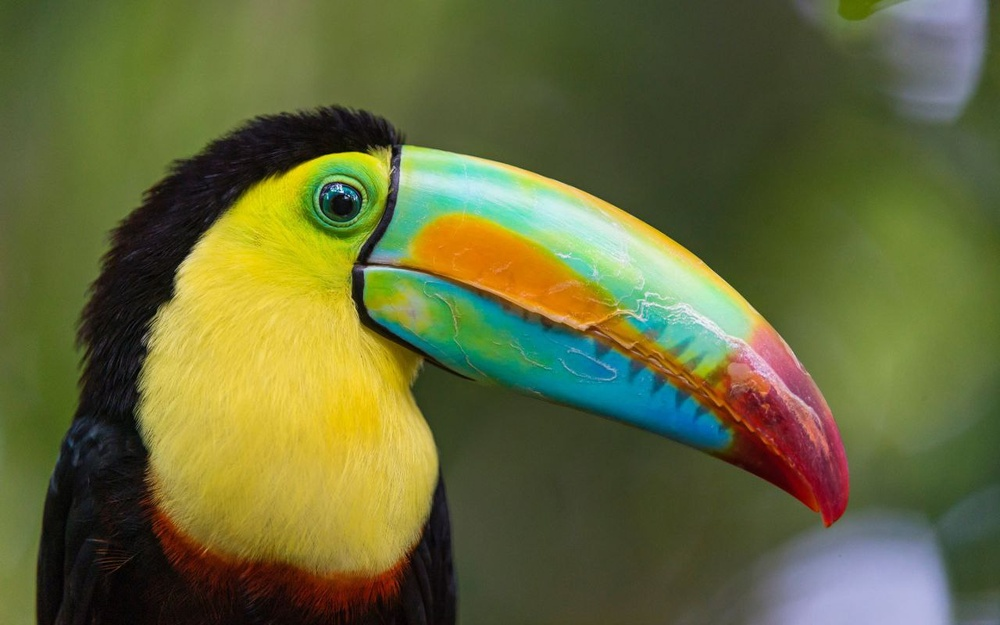
#> input picture pic.jpg, 1000 x 625 px, shrunk from 1280 x 800 before the run
$ jupyter execute --allow-errors CHW3.ipynb   (shell and % lines are left out)
#> lines starting #> are read from the running program, lines starting #| are printed output that depends on the picture
<h1 align="center">Mathematical Methods In Engineering - 25872</h1>
<h4 align="center">Dr. Amiri</h4>
<h4 align="center">Sharif University of Technology, Fall 2023</h4>
<h4 align="center">Python Assignment 3</h4>
<h5 align="center"><font color="cyan"> Feel free to contact TA team for any possible questions about the assignment </font>
 </h5>
<h5 align="center"> <font color="cyan"> Questions 1,2: @mh_momeni  -  Question 2,3: @Mahdi_h721 </font> </h5>

You should write your code in the <font color='green'>Code Cell</font> and then run the <font color='green'>Evaluation Cell</font> to check the correctness of your code.<br>
<font color='red'>**Please do not edit the codes in the Evaluation Cells.**</font>

##  Q1. Implementing QR Factorization <sub><sup>``(40 pt.)``</sup></sub>

>In this question, we are going to use QR factorization in computing eigenvalues. It is an important building block in numerical linear algebra. Recall that for any matrix $A$
, $A=QR$
 where $Q$
 is orthogonal and $R$
 is upper-triangular.

 **Reminder**: The QR algorithm, uses the QR decomposition, but don't confuse the two.

[cell 1]
import numpy as np
np.set_printoptions(suppress=True, precision=4)

[cell 2]
n = 5
A = np.random.rand(n,n)
npQ, npR = np.linalg.qr(A)

Check that Q is orthogonal:

[cell 3]
np.allclose(np.eye(n), npQ @ npQ.T), np.allclose(np.eye(n), npQ.T @ npQ)

Check that R is triangular

[cell 4]
npR

### Gram-Schmidt

#### Classical Gram-Schmidt (unstable)

For each $j$
, calculate a single projection

$$v_j=P_ja_j$$

where $P_j$
 projects onto the space orthogonal to the span of $q_1,…,q_{j−1}$
.

[cell 5]
def cgs(A):
    # Get the shape of the matrix A
    m, n = A.shape
    # Initialize Q and R as zero matrices of the same shape as A
    Q = np.zeros([m,n], dtype=np.float64)
    R = np.zeros([n,n], dtype=np.float64)
    ##Your Code start here
    # Loop over the columns of A
    for j in range(n):
        # Copy the j-th column of A as v
        v = A[:, j].copy()
        # Loop over the previous columns of Q
        for i in range(j):
            # Compute the inner product of Q[:, i] and A[:, j] and store it in R[i, j]
            R[i, j] = np.inner(Q[:, i], A[:, j])
            # Subtract the projection of v onto Q[:, i] from v
            v -= R[i, j] * Q[:, i]

        # Normalize v and store it in Q[:, j]
        Q[:, j] = v / np.linalg.norm(v)
        # Compute the inner product of Q[:, j] and A[:, j] and store it in R[j, j]
        R[j, j] = np.inner(Q[:, j], A[:, j])
    ##Your Code ends here
    # Return Q and R
    return Q, R

[cell 6]
Q, R = cgs(A)
np.allclose(A, Q @ R)

Check if Q is unitary:

[cell 7]
np.allclose(np.eye(len(Q)), Q.dot(Q.T))

### Modified Gram-Schmidt (optional)

Classical (unstable) Gram-Schmidt: for each $j$
, calculate a single projection
$$v_j=P_ja_j$$
where $P_j$
 projects onto the space orthogonal to the span of $q_1,…,q_{j−1}$
.

Modified Gram-Schmidt: for each $j$
, calculate $j−1$
 projections
$$P_j=P_{⊥q_{j−1}⋯⊥q_2⊥q_1}$$

[cell 8]
n = 3
A = np.random.rand(n,n).astype(np.float64)

[cell 9]
def mgs(A):
    # Make a copy of A as a floating point matrix and assign it to V
    V = np.array(A, dtype=np.float64)
    # Get the dimensions of A
    m, n = A.shape
    # Initialize Q and R as zero matrices of the same size as A
    Q = np.zeros([m, n], dtype=np.float64)
    R = np.zeros([n, n], dtype=np.float64)
    ##Your Code start here
    # Loop over the indices of the columns of A
    for vec_idx in range(n):
        # Extract the vec_idx-th column of V as v_j
        v_j = V[:, vec_idx]
        # Compute the norm of v_j and store it in R[vec_idx, vec_idx]
        R[vec_idx, vec_idx] = np.linalg.norm(v_j)
        # Divide v_j by its norm and store it in Q[:, vec_idx]
        Q[:, vec_idx] = v_j / R[vec_idx, vec_idx]
        # Loop over the indices of the columns of V that come after vec_idx
        for span_base_idx in range(vec_idx + 1, n):
            # Compute the dot product of Q[:, vec_idx] and V[:, span_base_idx] and store it in R[vec_idx, span_base_idx]
            R[vec_idx, span_base_idx] = np.dot(Q[:, vec_idx], V[:, span_base_idx])
            # Subtract the projection of V[:, span_base_idx] onto Q[:, vec_idx] from V[:, span_base_idx]
            V[:, span_base_idx] -= R[vec_idx, span_base_idx] * Q[:, vec_idx]
    ##Your Code ends here
    # Return Q and R
    return Q, R

[cell 10]
Q, R = mgs(A)
np.allclose(np.eye(len(Q)), Q.dot(Q.T.conj()))

[cell 11]
np.allclose(A, np.matmul(Q,R))

### Classical vs Modified Gram-Schmidt

In this part, we want to construct a square matrix $A$ with random singular vectors and widely varying singular values spaced by factors of 2 between $2^{−1}$
 and $2^{−(n+1)}$

[cell 12]
import matplotlib.pyplot as plt
from matplotlib import rcParams

[cell 13]
n = 100
U, X = np.linalg.qr(np.random.randn(n,n))   # set U to a random orthogonal matrix
V, X = np.linalg.qr(np.random.randn(n,n))   # set V to a random orthogonal matrix
S = np.diag(np.power(2,np.arange(-1,-(n+1),-1), dtype=float))  # Set S to a diagonal matrix w/ exp
                                                              # values between 2^-1 and 2^-(n+1)

[cell 14]
A = np.matmul(U,np.matmul(S,V))
QC, RC = cgs(A)
QM, RM = mgs(A) # if you don't complete the mgs function, comment this line

[cell 15]
plt.figure(figsize=(8,6))
plt.semilogy(np.diag(S), 'r.', label="True Singular Values")
plt.semilogy(np.diag(RM), 'go', label="Modified Gram-Shmidt")
plt.semilogy(np.diag(RC), 'bX', label="Classic Gram-Shmidt")
plt.legend()
rcParams.update({'font.size': 18})

### Eigenvalue Decomposition using QR Factorization

Use the QR algorithm (or QR method) to get the eigenvalues of matrix $A$. Do 100 iterations, and print out the 1st, 5th, 10th, 20th and 100th iteration.

 **Reminder**: The QR algorithm (or QR method), uses the QR factorization, but don't confuse the two.

[cell 16]
##Your Code start here
# Define a function that performs the QR algorithm on a matrix A
# and returns its eigenvalues after a given number of iterations
def qr_algorithm(A, num_iterations, iterations):
    # Loop through the iterations
#> called with A = array of shape (4, 4), num_iterations = 100
    for iteration in range(1, num_iterations + 1):
        # Decompose A into Q and R using numpy's built-in function
        Q, R = np.linalg.qr(A)
        # Update A by multiplying R and Q
        A = R @ Q
        # Print the eigenvalues of A at some selected iterations
        if iteration in iterations:
            eigenvalues = np.diag(A)
            print(f"Iteration {iteration}: {eigenvalues}")
##Your Code ends here

[cell 17]
A = np.array([1.0, -1.0, 0.0, 0.0, -1.0, 1.0, -1.0, 0.0, 0.0, -1.0, 2.0, 0.0, 0.0, 0.0, 0.0, 3.0]).reshape((4, 4))
print("The matrix: \n", A)
print("\n --- Built-in ---")
print(np.linalg.eig(A)[0])
##Your Code start here
# Print a newline and the name of the algorithm
print("\n --- QR Algorithm ---")
# Call the function with A and 100 iterations
qr_algorithm(A,100, [1, 5, 10, 20, 100])
##Your Code ends here

##  Q2. SVD & Image processing <sub><sup>``(30 pt.)``</sup></sub>

> In this question, we are going to investigate the use of SVD as a tool to obtain the basis of the matrix in digital image processing.
The first issue we will examine is image compression. For this purpose, in general, we can consider the information inside the image as a data matrix, then find a suitable basis for this information matrix and by depicting the primary matrix on the more important basis vectors and keeping the necessary information to show the initial image with less information.
This process results in image compression. It should be noted that for simplicity, the images we are examining in this exercise are in black and white.
>With the help of SVD, we can find a basis for the column space of the image matrix that we want, so that the columns of the image matrix have the highest correlation with the basis vectors.
>On the other hand, if these bases are considered in descending order of the size of the singular values, they will contain the most general information of the columns of the image, so by keeping only r initial columns of the found bases (U) along with the combined vectors (V) and the singular values (Σ) corresponding to them, we can retain the image's overall image with a good approximation.
>From an expert point of view, the reconstruction is actually a lower-order reconstruction of the primary matrix.
In this view, the value of r is the parameter to control the amount of compression we want.

###  part 1

In this part, the compression operation is performed on the input black and white image with the help of SVD analysis. One of the criteria for comparing the initial and final image is the PSNR criterion. Research about this criterion and draw the PSNR diagram in terms of different r. Then compare the results with the diagram by giving some test inputs and plotting the outputs.
One of the inputs you give to the function should be the image pic.jpg.

[cell 18]
##Your Code start here
# Import the required libraries
import cv2
import numpy as np
import matplotlib.pyplot as plt

# Read the image as a grayscale array using opencv
original_image = cv2.imread('pic.jpg', cv2.IMREAD_GRAYSCALE)

# Perform singular value decomposition on the image array using numpy
U, Sigma, Vt = np.linalg.svd(original_image, full_matrices=False)
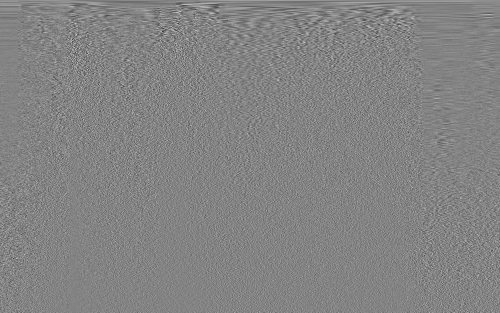
#> Vt: shape (625, 1000) float64 (shown at 1/2 size); min -0.194, max 0.182, mean 7.8e-05; drawn with min black and max white
#> Sigma = 625 values, max 81902.3 at index 0, min 3.85 at index 624, mean 444.1

# Initialize empty lists to store the PSNR values and the reconstructed images
psnr_values = []
reconstructed_images = []

# Define a list of r values to use for image compression
r_values = [1, 5, 10, 20, 50, 100]

# Create a figure with a large size using matplotlib
plt.figure(figsize=(4, 3))
# Display the original image using grayscale colormap
plt.imshow(original_image, cmap='gray')
# Add a title for the original image
plt.title('Original Image')
# Show the plot
plt.show()

# Create a figure with a large size using matplotlib
plt.figure(figsize=(8, 8))
# Loop through the r values
for i, r in enumerate(r_values):
    # Reconstruct the image by multiplying the first r columns of U, the first r diagonal elements of Sigma, and the first r rows of Vt
    reconstructed_image = np.dot(U[:, :r], np.dot(np.diag(Sigma[:r]), Vt[:r, :]))

    # Calculate the mean squared error between the original and the reconstructed image
    mse = np.mean((original_image - reconstructed_image) ** 2)
    # Calculate the peak signal-to-noise ratio using the formula 20 * log10(255 / sqrt(mse))
    psnr = 20 * np.log10(255 / np.sqrt(mse))
    # Append the psnr value to the list
    psnr_values.append(psnr)

    # Add a subplot for the reconstructed image
    plt.subplot(3, 2, i + 1)
    # Display the reconstructed image using grayscale colormap
    plt.imshow(reconstructed_image, cmap='gray')
    # Add a title for the reconstructed image with the r value
    plt.title(f'Reconstructed (r={r})')
#> this loop made 6 passes
#> (mse, psnr) on passes 1 to 6: (1716.7, 15.78), (408.5, 22.02), (155, 26.23), (70.01, 29.68), (24.62, 34.22), (10, 38.13)
#> pass 1, `reconstructed_image = np.dot(U[:, :r], np.dot(np.diag(Sigma[:r]), Vt[:..`:
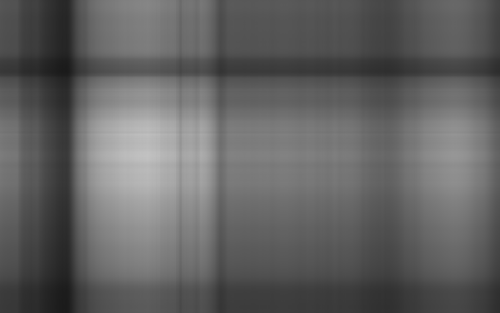
#> reconstructed_image: shape (625, 1000) float64 (shown at 1/2 size); min 26.54, max 194.8, mean 98.7
#> after the loop, psnr_values = [15.78, 22.02, 26.23, 29.68, 34.22, 38.13]

# Adjust the spacing between the subplots
plt.tight_layout()
# Show the plot
plt.show()

# Create a new figure with a medium size
plt.figure(figsize=(6, 4))
# Plot the psnr values against the r values using a line with markers
plt.plot(r_values, psnr_values, marker='o')
# Add a title for the plot
plt.title('PSNR vs r (SVD Image Compression)')
# Add a label for the x-axis
plt.xlabel('r (Number of Singular Values)')
# Add a label for the y-axis
plt.ylabel('PSNR (dB)')
# Add a grid to the plot
plt.grid(True)
# Show the plot
plt.show()

##Your Code ends here

###  part 2

Another issue that we can explore with a similar idea of applying base transform is removing noise from images. In the condition that the noise in the image is uniform and in such a way that it does not distort the general information in the image. from the point of view of SVD, according to the examination of the general information, the direction of the image vector on bases with larger singular values has not changed much, and removing the information related to Examining general information to vectors with less importance can remove noise and keep the main information of the image.
In this part, add two different noises salt and pepper and Gaussian noise with a desired and appropriate range to the image pic.jpg so that the PSNR of both images is in the same range, then perform the noise reduction process with the help of SVD analysis.
For both noises, draw the PSNR diagram in terms of different r.
  Then compare the results with the graph by plotting a number of outputs.
  Which of the noises is more effective in this method?

[cell 19]
##Your Code start here
# Import numpy and matplotlib libraries
import numpy as np
import matplotlib.pyplot as plt

# Define the probabilities of salt and pepper noise
p_salt = 0.02
p_pepper = 0.02

# Copy the original image array
sp_noisy_img = original_image.copy()
# Get the total number of pixels in the image
total_px = original_image.size
# Add salt noise by randomly setting some pixels to white (255)
n_salt = np.ceil(p_salt * total_px)
salt_idx = [np.random.randint(0, j - 1, int(n_salt)) for j in original_image.shape]
sp_noisy_img[salt_idx[0], salt_idx[1]] = 255
# Add pepper noise by randomly setting some pixels to black (0)
n_pepper = np.ceil(p_pepper * total_px)
pepper_idx = [np.random.randint(0, j - 1, int(n_pepper)) for j in original_image.shape]
sp_noisy_img[pepper_idx[0], pepper_idx[1]] = 0
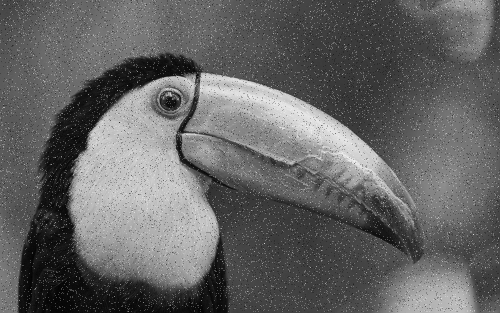
#> sp_noisy_img: shape (625, 1000) (shown at 1/2 size); min 0, max 255, mean 100.2

# Define the mean and standard deviation of Gaussian noise
g_mean = 0
g_std = 25
# Add Gaussian noise by adding a random array to the original image array
g_noisy_img = original_image + np.random.normal(g_mean, g_std, original_image.shape)
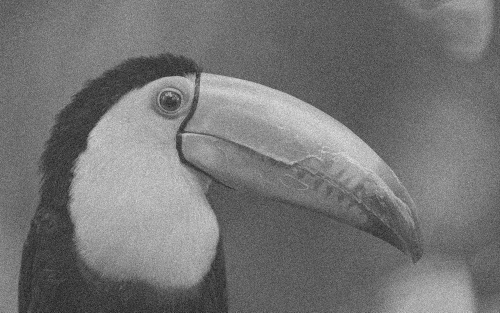
#> g_noisy_img: shape (625, 1000) float64 (shown at 1/2 size); min -78.33, max 307.9, mean 99.1; drawn with min black and max white
# Clip the values to the range [0, 255] and convert to unsigned 8-bit integers
g_noisy_img = np.clip(g_noisy_img, 0, 255).astype(np.uint8)

# Define a list of r values for singular value decomposition (SVD)
r_list = [1, 5, 10, 20, 50, 100]

# Initialize empty lists to store peak signal-to-noise ratio (PSNR) values
psnr_sp = []
psnr_g = []

# Loop over the r values
for r in r_list:
    # Perform SVD on the salt and pepper noisy image
    U, S, V = np.linalg.svd(sp_noisy_img, full_matrices=False)
    # Reconstruct the image using only the first r singular values
    sp_denoised_img = np.dot(U[:, :r], np.dot(np.diag(S[:r]), V[:r, :]))
    # Compute the mean squared error (MSE) between the original and denoised images
    mse_sp = np.mean((original_image - sp_denoised_img) ** 2)
    # Compute the PSNR using the formula 20 * log10(255 / sqrt(MSE))
    psnr_sp.append(20 * np.log10(255 / np.sqrt(mse_sp)))

    # Perform SVD on the Gaussian noisy image
    U, S, V = np.linalg.svd(g_noisy_img, full_matrices=False)
    # Reconstruct the image using only the first r singular values
    g_denoised_img = np.dot(U[:, :r], np.dot(np.diag(S[:r]), V[:r, :]))
    # Compute the MSE between the original and denoised images
    mse_g = np.mean((original_image - g_denoised_img) ** 2)
    # Compute the PSNR using the formula 20 * log10(255 / sqrt(MSE))
    psnr_g.append(20 * np.log10(255 / np.sqrt(mse_g)))
#> this loop made 6 passes
#> (mse_sp, mse_g) on passes 1 to 6: (1721.5, 1718.6), (423.1, 417.2), (180.4, 171.9), (120.2, 104.8), (184.2, 138.6), (312.1, 236.2)
#> pass 1, `U, S, V = np.linalg.svd(sp_noisy_img, full_matrices=False)`:
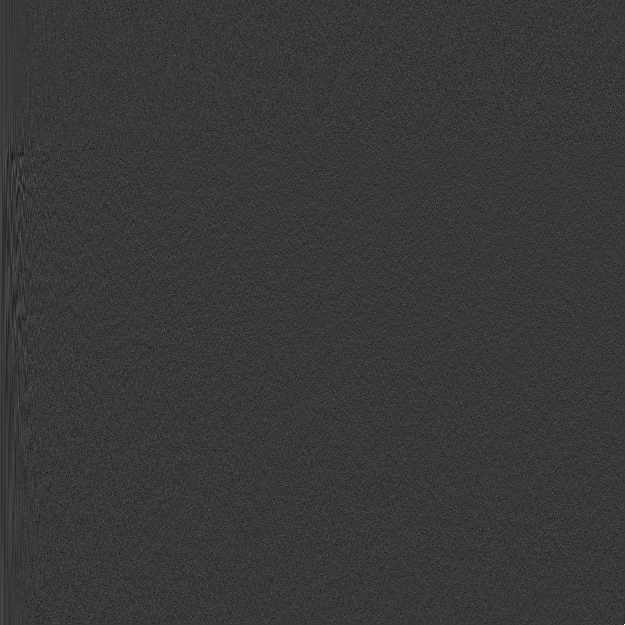
#> U: shape (625, 625) float64; min -0.263, max 0.917, mean 9.53e-05; drawn with min black and max white
#> pass 1, `U, S, V = np.linalg.svd(sp_noisy_img, full_matrices=False)`:
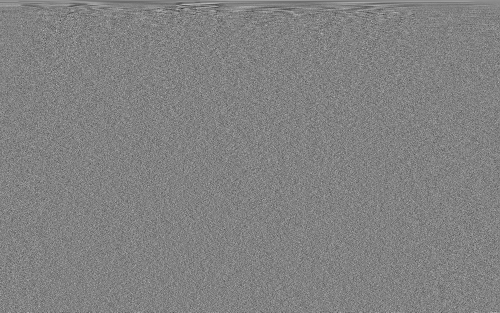
#> V: shape (625, 1000) float64 (shown at 1/2 size); min -0.178, max 0.171, mean 6.43e-05; drawn with min black and max white
#> pass 1, `U, S, V = np.linalg.svd(g_noisy_img, full_matrices=False)`:
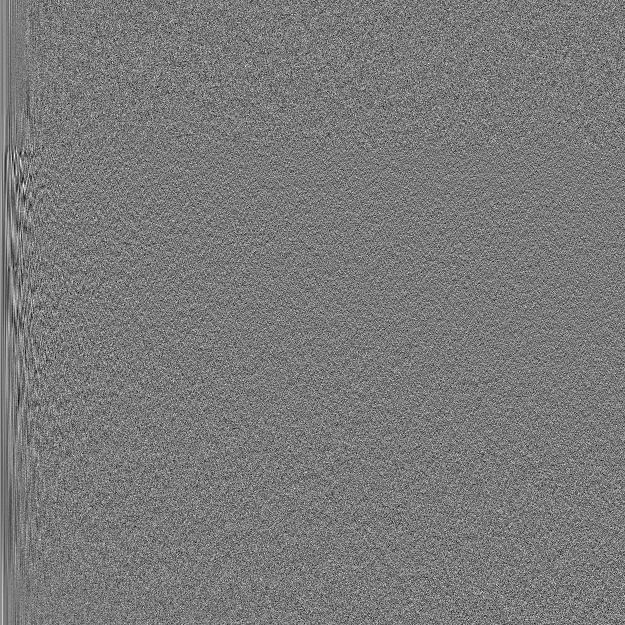
#> U: shape (625, 625) float64; min -0.186, max 0.202, mean 7.29e-05; drawn with min black and max white
#> after the loop, psnr_g = [15.78, 21.93, 25.78, 27.93, 26.71, 24.4]; psnr_sp = [15.77, 21.87, 25.57, 27.33, 25.48, 23.19]

# Plot the original, noisy, and denoised images
plt.figure(figsize=(4, 3))
plt.imshow(original_image, cmap='gray')
plt.title('Original Image')

plt.figure(figsize=(8, 6))
plt.subplot(2, 2, 1)
plt.imshow(sp_noisy_img, cmap='gray')
plt.title('Salt and Pepper Noisy Image')

plt.subplot(2, 2, 2)
plt.imshow(g_noisy_img, cmap='gray')
plt.title('Gaussian Noisy Image')

plt.subplot(2, 2, 3)
plt.imshow(sp_denoised_img, cmap='gray')
plt.title('Salt and Pepper Denoised Image')

plt.subplot(2, 2, 4)
plt.imshow(g_denoised_img, cmap='gray')
plt.title('Gaussian Denoised Image')

plt.tight_layout()
plt.show()
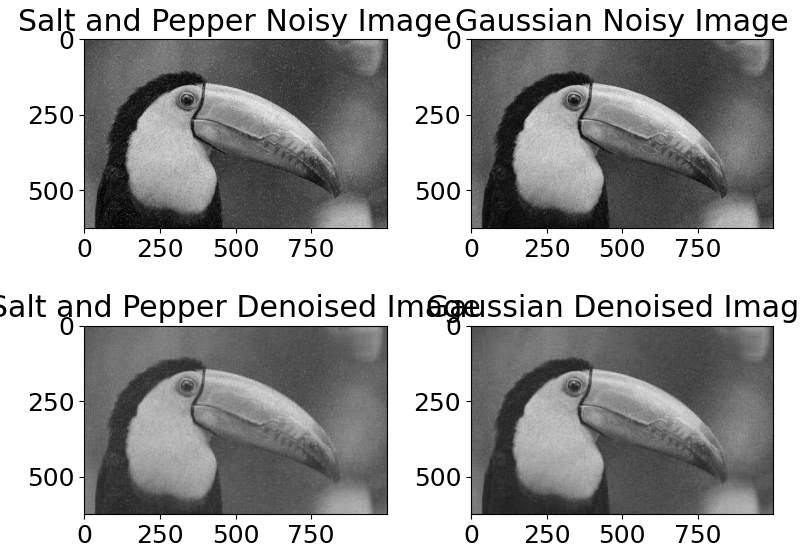
#> figure drawn by matplotlib, 4 panels

# Plot the PSNR values against the r values
plt.figure(figsize=(6, 4))
plt.plot(r_list, psnr_sp, marker='o', label='Salt and Pepper Noise')
plt.plot(r_list, psnr_g, marker='o', label='Gaussian Noise')
plt.title('PSNR vs r (SVD Image Denoising)')
plt.xlabel('r (Number of Singular Values)')
plt.ylabel('PSNR (dB)')
plt.legend()
plt.grid(True)
plt.show()
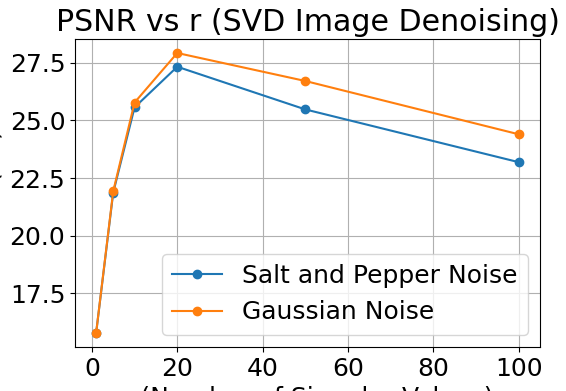
#> figure drawn by matplotlib, 1 panel
##Your Code ends here
